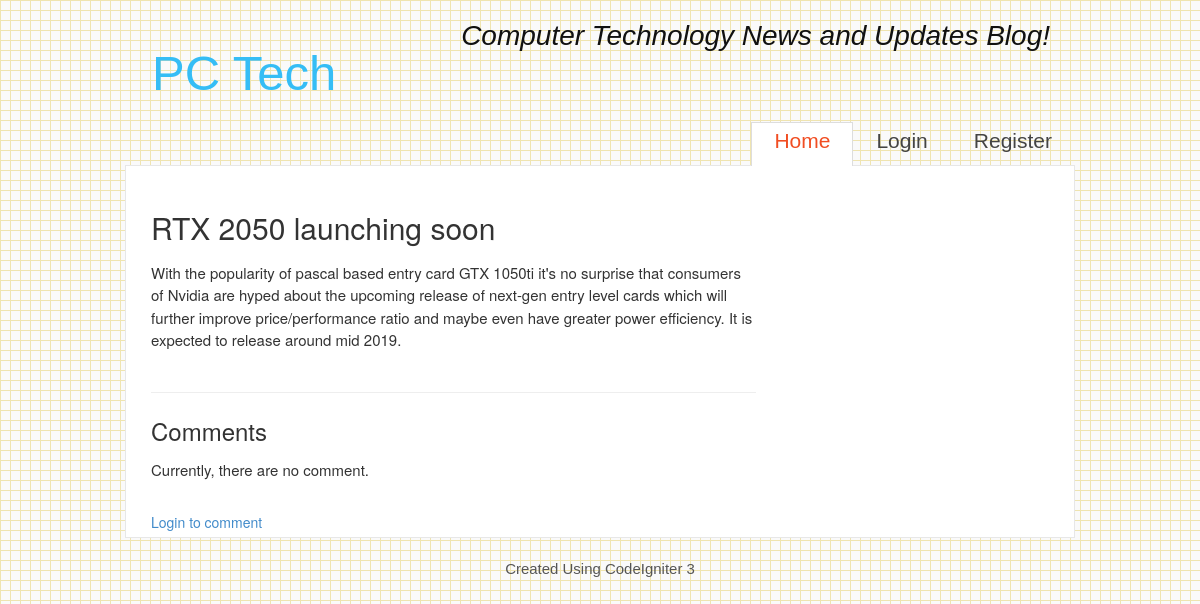
The app's page /Blog/post/2 with its own data.
### tables this page shows
CREATE TABLE `posts` (
  `post_id` int(11) NOT NULL AUTO_INCREMENT,
  `post_title` varchar(255) NOT NULL,
  `post` text NOT NULL,
  `active` int(11) NOT NULL,
  `date_added` timestamp NOT NULL DEFAULT CURRENT_TIMESTAMP,
  `user_id` int(11) NOT NULL,
  PRIMARY KEY (`post_id`)
);

### application/controllers/Blog.php (called while the page is built, shortened)
<?php
class Blog extends CI_Controller{
    function __construct(){
        $this->load->model('M_Db');
    }
    function post($post_id){
        $this->load->model('M_Comment');
        $data['comments'] = $this->M_Comment->getComment($post_id);
        $data['post'] = $this->M_Db->getPost($post_id);
        $class_name = ['home_class' => 'current', 'login_class' => '', 'register_class' => '', 'profile_class' => ''];
        $this->load->view('Header', $class_name);
        $this->load->view('V_Single_Post', $data);
        $this->load->view('Footer');
    }
}
?>

### index.php (called while the page is built, shortened)
<?php
require_once BASEPATH.'core/CodeIgniter.php';

### application/models/M_Db.php (called while the page is built, shortened)
<?php
class M_Db extends CI_Model{
    function getPost($post_id){
        $this->db->select()->from('posts')->where(array('active'=>1,'post_id'=>$post_id))->order_by('date_added','desc');
        $query = $this->db->get();
        return $query->first_row('array');
    }
}
?>

### application/libraries/Authorization_Token.php (called while the page is built, shortened)
<?php defined('BASEPATH') OR exit('No direct script access allowed');
class Authorization_Token
{
    protected $token_key;
    protected $token_algorithm;
    protected $token_expire_time = 3600;
    public function __construct()
	{
        $this->CI =& get_instance();
        $this->token_key        = $this->CI->config->item('jwt_key');
        $this->token_algorithm  = $this->CI->config->item('jwt_algorithm');
    }
    public function validateTokenPost($token)
    {
		if($token){
            if(!empty($token) AND is_string($token) AND !is_array($token))
            {
                try
                {
                    try {
                        $token_decode = JWT::decode($token, $this->token_key, array($this->token_algorithm));
                    }
                    catch(Exception $e) {
                        return ['status' => FALSE, 'message' => $e->getMessage()];
                    }
                    if(!empty($token_decode) AND is_object($token_decode))
                    {
                        if(empty($token_decode->id) OR !is_numeric($token_decode->id))
                        {
                            return ['status' => FALSE, 'message' => 'User ID Not Define!'];
                        }else if(empty($token_decode->time OR !is_numeric($token_decode->time))) {
                            return ['status' => FALSE, 'message' => 'Token Time Not Define!'];
                        }
                        else
                        {
                            $time_difference = strtotime('now') - $token_decode->time;
                            if( $time_difference >= $this->token_expire_time )
                            {
                                return ['status' => FALSE, 'message' => 'Token Time Expire.'];
                            }else
                            {
                                return ['status' => TRUE, 'data' => $token_decode];
                            }
                        }
                    }else{
                        return ['status' => FALSE, 'message' => 'Forbidden'];
                    }
                }
                catch(Exception $e) {
                    return ['status' => FALSE, 'message' => $e->getMessage()];
                }
            }else
            {
                return ['status' => FALSE, 'message' => 'Token is not defined.' ];
            }
        } else {
            return ['status' => FALSE, 'message' => 'Token is not defined.'];
        }
    }
}

### application/views/V_Single_Post.php (the view)
<div id="site_content">
    <div id="content">
        <?php
		if(!isset($post)){
			echo "This page was accessed incorrectly";
		}
		else{
		?>
            <h2><?=$post['post_title']?></h2>
            <p><?=$post['post']?></p>
            <hr>
            <h3>Comments</h3>
		    <?php
            if(count($comments) > 0){
                foreach ($comments as $row){
		    ?>
				<p><strong><?=$row['username']?></strong> said at <?= date('d-m-Y h:i A',strtotime($row['date_added']))?><br>
				<?=$row['comment'];?></p><hr>
            <?php
				}
            }
            else{
                echo "<p>Currently, there are no comment.</p>";
            }
            $validate_token = $this->session->userdata('user_token');
			$is_valid_token = $this->authorization_token->validateTokenPost($validate_token);
            if($is_valid_token['status'] === TRUE){
            ?>
                <form action="<?=base_url()?>Comments/addComment/<?=$post['post_id']?>" method="post">
                    <div class="form_settings">
                        <p>
                            <span>Comment</span>
                            <textarea class="textarea" rows="8" cols="100" name="comment"></textarea>
                        </p>
                        <p style="padding-top: 15px">
                            <span>&nbsp;</span>
                            <input class="submit" type="submit" name="add" value="Add comment" />
                        </p>
                    </div>
                </form>
            <?php
            }
            else{
            ?>
				<a href="<?=base_url()?>Users/login">Login to comment</a>
			<?php
			}
        }
			?>
    </div>
</div>

### public/css/style.css (style rules this page uses)
html { height: 100%; }
* { margin: 0; padding: 0; }
body { font: normal .80em 'sans-serif', arial; background: #F7F7F7 url(../images/pattern.png) fixed; color: #555; }
p { padding: 0 0 20px 0; line-height: 1.5em; font-size: 107%; }
h1, h2, h3, h4, h5, h6 { font: normal 250% 'sans-serif', arial; color: #444; margin: 0 0 15px 0; padding: 5px 0 5px 0; }
h2 { font: normal 170% 'sans-serif', arial; color: #F14E23; margin: 0; padding: 0 0 8px 0; }
h3 { font-size: 200%; margin: 0 0 9px 0; color: #444; }
a, a:hover { outline: none; text-decoration: none; color: #35BDF5; }
#main, #header, #logo, #menubar, #site_content, #footer { margin-left: auto; margin-right: auto; }
#site_content { width: 950px; overflow: hidden; margin: 0 auto 0 auto; padding: 0; background: #fff; border: 1px solid #E7E7E7; }
#content { text-align: left; width: 630px; padding: 25px 0 5px 25px; margin: 0; }

### records on screen
posts: post_title "RTX 2050 launching soon", post "With the popularity of pascal based entry card GTX 1050ti it's no surprise that consumers of Nvidia are hyped about the upcoming release of next-gen entry level cards which will further improve price/performance ratio and maybe even have greater power efficiency. It is expected to release around mid 2019."
